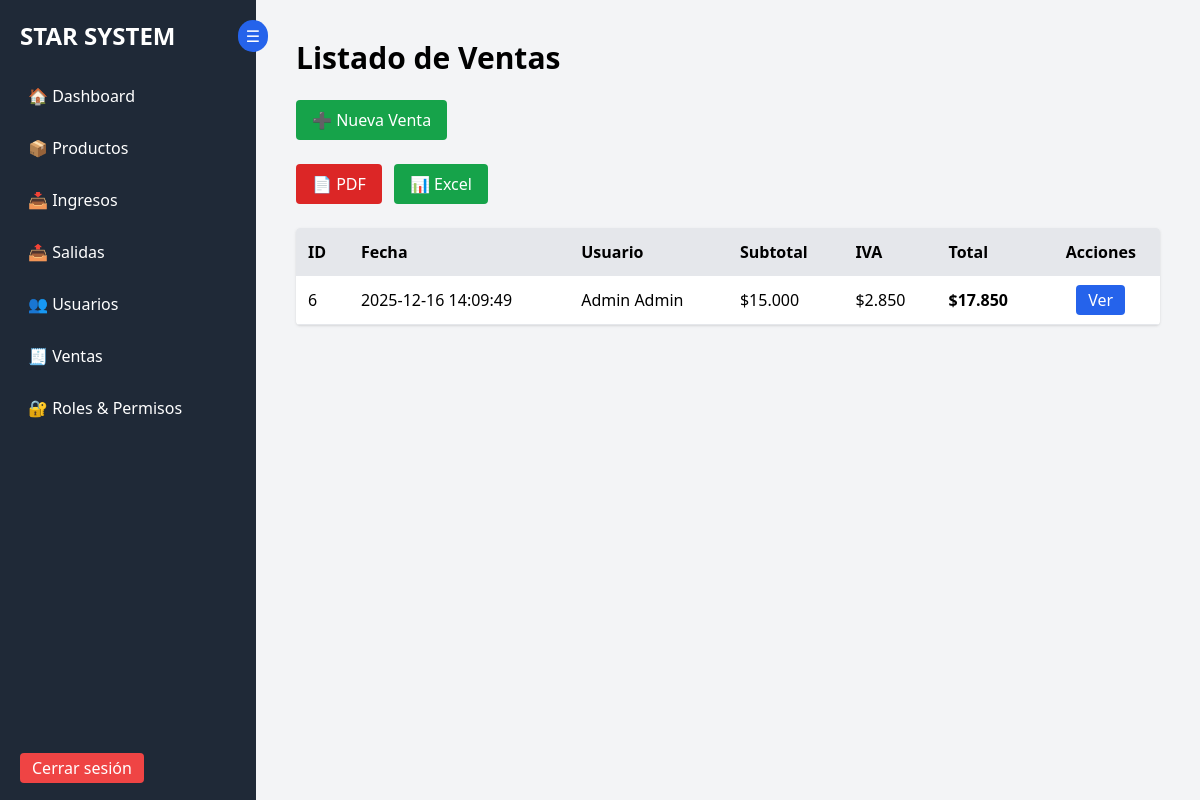
Page /dashboard/ventas_lista.php (signed in) on the committed database.
### tables this page shows
CREATE TABLE `ventas` (
  `idVenta` int(11) NOT NULL,
  `fecha` datetime DEFAULT current_timestamp(),
  `idUsuario` int(11) NOT NULL,
  `total` decimal(12,2) NOT NULL,
  `subtotal` decimal(12,2) NOT NULL DEFAULT 0.00,
  `iva` decimal(12,2) NOT NULL DEFAULT 0.00
);

CREATE TABLE `usuarios` (
  `IdUsuario` int(11) NOT NULL,
  `Nombre_usuario` varchar(100) DEFAULT NULL,
  `Apellido_usuario` varchar(100) DEFAULT NULL,
  `usuario` varchar(50) DEFAULT NULL,
  `Contraseña` varchar(255) DEFAULT NULL,
  `email` varchar(100) DEFAULT NULL,
  `estado` tinyint(4) DEFAULT 1,
  `Fecha_creacion` timestamp NOT NULL DEFAULT current_timestamp()
);

### dashboard/ventas_lista.php (the view, shortened to what this page needs)
<?php
require_once "../config/configdb.php";
$sql = "
SELECT
    v.idVenta,
    v.fecha,
    v.subtotal,
    v.iva,
    v.total,
    u.Nombre_usuario,
    u.Apellido_usuario
FROM ventas v
LEFT JOIN usuarios u ON u.IdUsuario = v.idUsuario
ORDER BY v.idVenta DESC
";
$ventas = $pdo->query($sql)->fetchAll(PDO::FETCH_ASSOC);
?>
<!DOCTYPE html>
<html lang="es">
<head>
<script src="https://cdn.tailwindcss.com"></script>
</head>
<body class="bg-gray-100 flex">
<?php include "sidebar.php"; ?>
<main class="ml-64 p-10 w-full">
<h1 class="text-3xl font-bold mb-6">Listado de Ventas</h1>
<a href="ventas_crear.php"
   class="bg-green-600 text-white px-4 py-2 rounded mb-6 inline-block hover:bg-green-700">
    ➕ Nueva Venta
</a>
<div class="flex gap-3 mb-6">
    <a href="reporte_ventas_pdf.php"
       target="_blank"
       class="bg-red-600 text-white px-4 py-2 rounded">
       📄 PDF
    </a>
    <a href="reporte_ventas_excel.php"
       class="bg-green-600 text-white px-4 py-2 rounded">
       📊 Excel
    </a>
</div>
<div class="bg-white rounded shadow overflow-x-auto mt-4">
<table class="w-full">
<thead class="bg-gray-200">
<tr>
<th class="p-3 text-left">ID</th>
<th class="p-3 text-left">Fecha</th>
<th class="p-3 text-left">Usuario</th>
<th class="p-3 text-left">Subtotal</th>
<th class="p-3 text-left">IVA</th>
<th class="p-3 text-left">Total</th>
<th class="p-3 text-center">Acciones</th>
</tr>
</thead>
<tbody>
<?php if (empty($ventas)): ?>
<tr>
    <td colspan="7" class="text-center p-5 text-gray-500">
        No hay ventas registradas aún.
    </td>
</tr>
<?php else: ?>
<?php foreach ($ventas as $v): ?>
<tr class="border-b hover:bg-gray-50">
<td class="p-3"><?= $v['idVenta'] ?></td>
<td class="p-3"><?= $v['fecha'] ?></td>
<td class="p-3"><?= $v['Nombre_usuario'] . " " . $v['Apellido_usuario'] ?></td>
<td class="p-3">$<?= number_format($v['subtotal'], 0, ',', '.') ?></td>
<td class="p-3">$<?= number_format($v['iva'], 0, ',', '.') ?></td>
<td class="p-3 font-semibold">$<?= number_format($v['total'], 0, ',', '.') ?></td>
<td class="p-3 text-center">
    <a
        href="ventas_ver.php?id=<?= $v['idVenta'] ?>"
        class="bg-blue-600 text-white px-3 py-1 rounded hover:bg-blue-700"
    >
        Ver
    </a>
</td>
</tr>
<?php endforeach; ?>
<?php endif; ?>
</tbody>
</table>
</div>
</main>
</body>
</html>

### rows in the picture
ventas: idVenta "6", fecha "2025-12-16 14:09:49", idUsuario.Nombre_usuario "Admin", idUsuario.Apellido_usuario "Admin", subtotal "15.000", iva "2.850", total "17.850"
